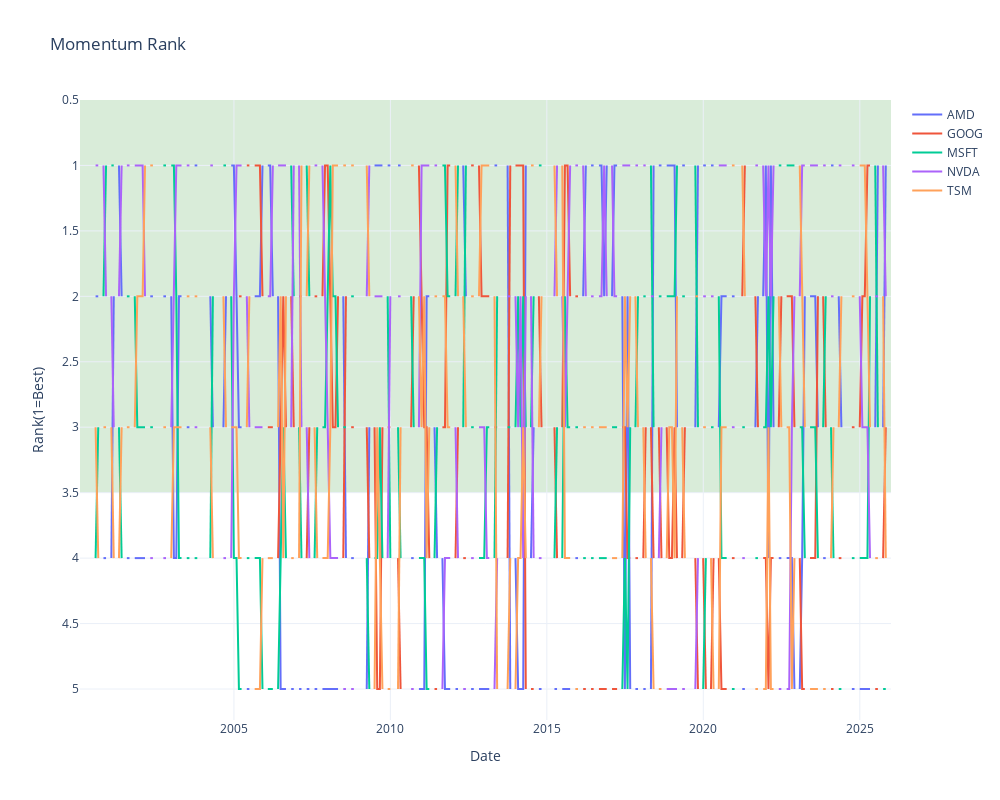
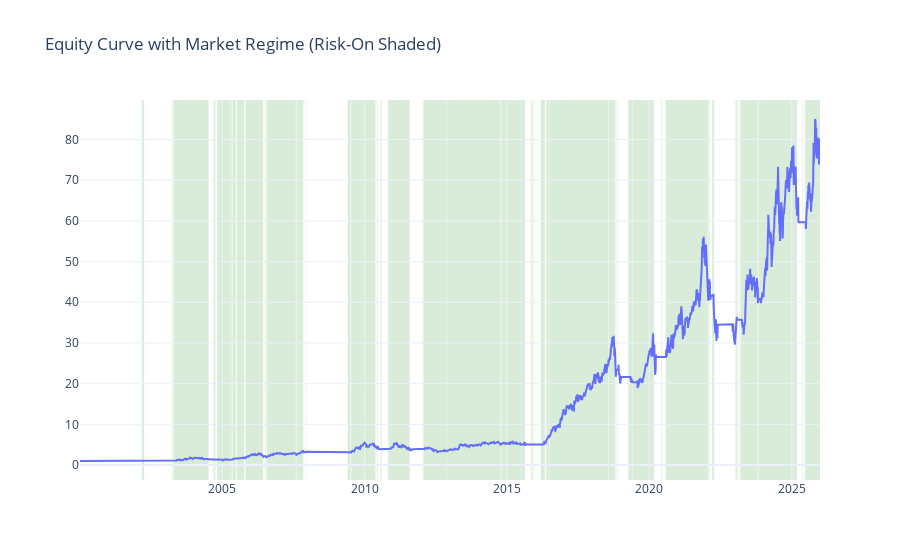

The notebook cell these images were saved under, in order:
### Code cell
strategy_tech.plot_market_regime(3)

### Figure 1 — Plotly figure (JSON) as saved in the notebook; plotly's stock layout.template omitted (floating-point values rounded to 4 significant figures; data arrays with more than 128 entries replaced by an {"elided": "..."} marker saying what was removed)
{"data": [{"mode": "lines", "name": "AMD", "type": "scatter", "x": {"elided": "312 str values"}, "y": {"elided": "312 float values"}}, {"mode": "lines", "name": "GOOG", "type": "scatter", "x": {"elided": "312 str values"}, "y": {"elided": "312 float values"}}, {"mode": "lines", "name": "MSFT", "type": "scatter", "x": {"elided": "312 str values"}, "y": {"elided": "312 float values"}}, {"mode": "lines", "name": "NVDA", "type": "scatter", "x": {"elided": "312 str values"}, "y": {"elided": "312 float values"}}, {"mode": "lines", "name": "TSM", "type": "scatter", "x": {"elided": "312 str values"}, "y": {"elided": "312 float values"}}], "layout": {"autosize": false, "height": 800, "hovermode": "x unified", "shapes": [{"fillcolor": "green", "layer": "below", "line": {"width": 0}, "opacity": 0.15, "type": "rect", "x0": 0, "x1": 1, "xref": "x domain", "y0": 0.5, "y1": 3.5, "yref": "y"}], "title": {"text": "Momentum Rank"}, "width": 1000, "xaxis": {"title": {"text": "Date"}}, "yaxis": {"autorange": "reversed", "title": {"text": "Rank(1=Best)"}}}}

### Figure 2 — Plotly figure (JSON) as saved in the notebook; plotly's stock layout.template omitted (floating-point values rounded to 4 significant figures; data arrays with more than 128 entries replaced by an {"elided": "..."} marker saying what was removed)
{"data": [{"line": {"width": 2}, "name": "Equity Curve", "type": "scatter", "x": {"elided": "6538 str values"}, "y": {"elided": "6538 float values"}}], "layout": {"hovermode": "x unified", "shapes": [{"fillcolor": "green", "layer": "below", "line": {"width": 0}, "opacity": 0.15, "type": "rect", "x0": "2002-03-06T00:00:00", "x1": "2002-03-25T00:00:00", "xref": "x", "y0": 0, "y1": 1, "yref": "y domain"}, {"fillcolor": "green", "layer": "below", "line": {"width": 0}, "opacity": 0.15, "type": "rect", "x0": "2002-03-26T00:00:00", "x1": "2002-04-03T00:00:00", "xref": "x", "y0": 0, "y1": 1, "yref": "y domain"}, {"fillcolor": "green", "layer": "below", "line": {"width": 0}, "opacity": 0.15, "type": "rect", "x0": "2002-04-10T00:00:00", "x1": "2002-04-11T00:00:00", "xref": "x", "y0": 0, "y1": 1, "yref": "y domain"}, {"fillcolor": "green", "layer": "below", "line": {"width": 0}, "opacity": 0.15, "type": "rect", "x0": "2002-04-16T00:00:00", "x1": "2002-04-17T00:00:00", "xref": "x", "y0": 0, "y1": 1, "yref": "y domain"}, {"fillcolor": "green", "layer": "below", "line": {"width": 0}, "opacity": 0.15, "type": "rect", "x0": "2003-03-21T00:00:00", "x1": "2003-03-24T00:00:00", "xref": "x", "y0": 0, "y1": 1, "yref": "y domain"}, {"fillcolor": "green", "layer": "below", "line": {"width": 0}, "opacity": 0.15, "type": "rect", "x0": "2003-04-04T00:00:00", "x1": "2003-04-07T00:00:00", "xref": "x", "y0": 0, "y1": 1, "yref": "y domain"}, {"fillcolor": "green", "layer": "below", "line": {"width": 0}, "opacity": 0.15, "type": "rect", "x0": "2003-04-08T00:00:00", "x1": "2003-04-09T00:00:00", "xref": "x", "y0": 0, "y1": 1, "yref": "y domain"}, {"fillcolor": "green", "layer": "below", "line": {"width": 0}, "opacity": 0.15, "type": "rect", "x0": "2003-04-14T00:00:00", "x1": "2004-07-08T00:00:00", "xref": "x", "y0": 0, "y1": 1, "yref": "y domain"}, {"fillcolor": "green", "layer": "below", "line": {"width": 0}, "opacity": 0.15, "type": "rect", "x0": "2004-07-13T00:00:00", "x1": "2004-07-14T00:00:00", "xref": "x", "y0": 0, "y1": 1, "yref": "y domain"}, {"fillcolor": "green", "layer": "below", "line": {"width": 0}, "opacity": 0.15, "type": "rect", "x0": "2004-09-09T00:00:00", "x1": "2004-09-23T00:00:00", "xref": "x", "y0": 0, "y1": 1, "yref": "y domain"}, {"fillcolor": "green", "layer": "below", "line": {"width": 0}, "opacity": 0.15, "type": "rect", "x0": "2004-09-24T00:00:00", "x1": "2004-09-27T00:00:00", "xref": "x", "y0": 0, "y1": 1, "yref": "y domain"}, {"fillcolor": "green", "layer": "below", "line": {"width": 0}, "opacity": 0.15, "type": "rect", "x0": "2004-10-01T00:00:00", "x1": "2004-10-05T00:00:00", "xref": "x", "y0": 0, "y1": 1, "yref": "y domain"}, {"fillcolor": "green", "layer": "below", "line": {"width": 0}, "opacity": 0.15, "type": "rect", "x0": "2004-10-06T00:00:00", "x1": "2004-10-07T00:00:00", "xref": "x", "y0": 0, "y1": 1, "yref": "y domain"}, {"fillcolor": "green", "layer": "below", "line": {"width": 0}, "opacity": 0.15, "type": "rect", "x0": "2004-10-12T00:00:00", "x1": "2004-10-13T00:00:00", "xref": "x", "y0": 0, "y1": 1, "yref": "y domain"}, {"fillcolor": "green", "layer": "below", "line": {"width": 0}, "opacity": 0.15, "type": "rect", "x0": "2004-10-27T00:00:00", "x1": "2005-04-15T00:00:00", "xref": "x", "y0": 0, "y1": 1, "yref": "y domain"}, {"fillcolor": "green", "layer": "below", "line": {"width": 0}, "opacity": 0.15, "type": "rect", "x0": "2005-04-19T00:00:00", "x1": "2005-04-20T00:00:00", "xref": "x", "y0": 0, "y1": 1, "yref": "y domain"}, {"fillcolor": "green", "layer": "below", "line": {"width": 0}, "opacity": 0.15, "type": "rect", "x0": "2005-04-21T00:00:00", "x1": "2005-04-28T00:00:00", "xref": "x", "y0": 0, "y1": 1, "yref": "y domain"}, {"fillcolor": "green", "layer": "below", "line": {"width": 0}, "opacity": 0.15, "type": "rect", "x0": "2005-04-29T00:00:00", "x1": "2005-05-13T00:00:00", "xref": "x", "y0": 0, "y1": 1, "yref": "y domain"}, {"fillcolor": "green", "layer": "below", "line": {"width": 0}, "opacity": 0.15, "type": "rect", "x0": "2005-05-18T00:00:00", "x1": "2005-06-24T00:00:00", "xref": "x", "y0": 0, "y1": 1, "yref": "y domain"}, {"fillcolor": "green", "layer": "below", "line": {"width": 0}, "opacity": 0.15, "type": "rect", "x0": "2005-07-05T00:00:00", "x1": "2005-10-06T00:00:00", "xref": "x", "y0": 0, "y1": 1, "yref": "y domain"}, {"fillcolor": "green", "layer": "below", "line": {"width": 0}, "opacity": 0.15, "type": "rect", "x0": "2005-10-07T00:00:00", "x1": "2005-10-10T00:00:00", "xref": "x", "y0": 0, "y1": 1, "yref": "y domain"}, {"fillcolor": "green", "layer": "below", "line": {"width": 0}, "opacity": 0.15, "type": "rect", "x0": "2005-10-19T00:00:00", "x1": "2005-10-20T00:00:00", "xref": "x", "y0": 0, "y1": 1, "yref": "y domain"}, {"fillcolor": "green", "layer": "below", "line": {"width": 0}, "opacity": 0.15, "type": "rect", "x0": "2005-10-24T00:00:00", "x1": "2005-10-27T00:00:00", "xref": "x", "y0": 0, "y1": 1, "yref": "y domain"}, {"fillcolor": "green", "layer": "below", "line": {"width": 0}, "opacity": 0.15, "type": "rect", "x0": "2005-10-28T00:00:00", "x1": "2006-06-09T00:00:00", "xref": "x", "y0": 0, "y1": 1, "yref": "y domain"}, {"fillcolor": "green", "layer": "below", "line": {"width": 0}, "opacity": 0.15, "type": "rect", "x0": "2006-06-29T00:00:00", "x1": "2006-07-10T00:00:00", "xref": "x", "y0": 0, "y1": 1, "yref": "y domain"}, {"fillcolor": "green", "layer": "below", "line": {"width": 0}, "opacity": 0.15, "type": "rect", "x0": "2006-07-24T00:00:00", "x1": "2007-08-03T00:00:00", "xref": "x", "y0": 0, "y1": 1, "yref": "y domain"}, {"fillcolor": "green", "layer": "below", "line": {"width": 0}, "opacity": 0.15, "type": "rect", "x0": "2007-08-06T00:00:00", "x1": "2007-08-14T00:00:00", "xref": "x", "y0": 0, "y1": 1, "yref": "y domain"}, {"fillcolor": "green", "layer": "below", "line": {"width": 0}, "opacity": 0.15, "type": "rect", "x0": "2007-08-17T00:00:00", "x1": "2007-08-20T00:00:00", "xref": "x", "y0": 0, "y1": 1, "yref": "y domain"}, {"fillcolor": "green", "layer": "below", "line": {"width": 0}, "opacity": 0.15, "type": "rect", "x0": "2007-08-21T00:00:00", "x1": "2007-08-28T00:00:00", "xref": "x", "y0": 0, "y1": 1, "yref": "y domain"}, {"fillcolor": "green", "layer": "below", "line": {"width": 0}, "opacity": 0.15, "type": "rect", "x0": "2007-08-29T00:00:00", "x1": "2007-11-07T00:00:00", "xref": "x", "y0": 0, "y1": 1, "yref": "y domain"}, {"fillcolor": "green", "layer": "below", "line": {"width": 0}, "opacity": 0.15, "type": "rect", "x0": "2007-12-05T00:00:00", "x1": "2007-12-11T00:00:00", "xref": "x", "y0": 0, "y1": 1, "yref": "y domain"}, {"fillcolor": "green", "layer": "below", "line": {"width": 0}, "opacity": 0.15, "type": "rect", "x0": "2007-12-24T00:00:00", "x1": "2007-12-27T00:00:00", "xref": "x", "y0": 0, "y1": 1, "yref": "y domain"}, {"fillcolor": "green", "layer": "below", "line": {"width": 0}, "opacity": 0.15, "type": "rect", "x0": "2009-05-29T00:00:00", "x1": "2009-07-06T00:00:00", "xref": "x", "y0": 0, "y1": 1, "yref": "y domain"}, {"fillcolor": "green", "layer": "below", "line": {"width": 0}, "opacity": 0.15, "type": "rect", "x0": "2009-07-13T00:00:00", "x1": "2010-05-20T00:00:00", "xref": "x", "y0": 0, "y1": 1, "yref": "y domain"}, {"fillcolor": "green", "layer": "below", "line": {"width": 0}, "opacity": 0.15, "type": "rect", "x0": "2010-05-27T00:00:00", "x1": "2010-05-28T00:00:00", "xref": "x", "y0": 0, "y1": 1, "yref": "y domain"}, {"fillcolor": "green", "layer": "below", "line": {"width": 0}, "opacity": 0.15, "type": "rect", "x0": "2010-06-02T00:00:00", "x1": "2010-06-04T00:00:00", "xref": "x", "y0": 0, "y1": 1, "yref": "y domain"}, {"fillcolor": "green", "layer": "below", "line": {"width": 0}, "opacity": 0.15, "type": "rect", "x0": "2010-06-15T00:00:00", "x1": "2010-06-22T00:00:00", "xref": "x", "y0": 0, "y1": 1, "yref": "y domain"}, {"fillcolor": "green", "layer": "below", "line": {"width": 0}, "opacity": 0.15, "type": "rect", "x0": "2010-07-26T00:00:00", "x1": "2010-07-29T00:00:00", "xref": "x", "y0": 0, "y1": 1, "yref": "y domain"}, {"fillcolor": "green", "layer": "below", "line": {"width": 0}, "opacity": 0.15, "type": "rect", "x0": "2010-08-02T00:00:00", "x1": "2010-08-11T00:00:00", "xref": "x", "y0": 0, "y1": 1, "yref": "y domain"}, {"fillcolor": "green", "layer": "below", "line": {"width": 0}, "opacity": 0.15, "type": "rect", "x0": "2010-10-25T00:00:00", "x1": "2010-10-27T00:00:00", "xref": "x", "y0": 0, "y1": 1, "yref": "y domain"}, {"fillcolor": "green", "layer": "below", "line": {"width": 0}, "opacity": 0.15, "type": "rect", "x0": "2010-10-28T00:00:00", "x1": "2010-10-29T00:00:00", "xref": "x", "y0": 0, "y1": 1, "yref": "y domain"}, {"fillcolor": "green", "layer": "below", "line": {"width": 0}, "opacity": 0.15, "type": "rect", "x0": "2010-11-01T00:00:00", "x1": "2011-08-02T00:00:00", "xref": "x", "y0": 0, "y1": 1, "yref": "y domain"}, {"fillcolor": "green", "layer": "below", "line": {"width": 0}, "opacity": 0.15, "type": "rect", "x0": "2012-01-12T00:00:00", "x1": "2012-01-13T00:00:00", "xref": "x", "y0": 0, "y1": 1, "yref": "y domain"}, {"fillcolor": "green", "layer": "below", "line": {"width": 0}, "opacity": 0.15, "type": "rect", "x0": "2012-01-17T00:00:00", "x1": "2012-01-18T00:00:00", "xref": "x", "y0": 0, "y1": 1, "yref": "y domain"}, {"fillcolor": "green", "layer": "below", "line": {"width": 0}, "opacity": 0.15, "type": "rect", "x0": "2012-01-19T00:00:00", "x1": "2012-01-20T00:00:00", "xref": "x", "y0": 0, "y1": 1, "yref": "y domain"}, {"fillcolor": "green", "layer": "below", "line": {"width": 0}, "opacity": 0.15, "type": "rect", "x0": "2012-01-25T00:00:00", "x1": "2012-11-14T00:00:00", "xref": "x", "y0": 0, "y1": 1, "yref": "y domain"}, {"fillcolor": "green", "layer": "below", "line": {"width": 0}, "opacity": 0.15, "type": "rect", "x0": "2012-11-19T00:00:00", "x1": "2014-10-13T00:00:00", "xref": "x", "y0": 0, "y1": 1, "yref": "y domain"}, {"fillcolor": "green", "layer": "below", "line": {"width": 0}, "opacity": 0.15, "type": "rect", "x0": "2014-10-20T00:00:00", "x1": "2015-06-29T00:00:00", "xref": "x", "y0": 0, "y1": 1, "yref": "y domain"}, {"fillcolor": "green", "layer": "below", "line": {"width": 0}, "opacity": 0.15, "type": "rect", "x0": "2015-07-01T00:00:00", "x1": "2015-08-20T00:00:00", "xref": "x", "y0": 0, "y1": 1, "yref": "y domain"}, {"fillcolor": "green", "layer": "below", "line": {"width": 0}, "opacity": 0.15, "type": "rect", "x0": "2015-10-28T00:00:00", "x1": "2015-10-30T00:00:00", "xref": "x", "y0": 0, "y1": 1, "yref": "y domain"}, {"fillcolor": "green", "layer": "below", "line": {"width": 0}, "opacity": 0.15, "type": "rect", "x0": "2015-11-02T00:00:00", "x1": "2015-11-11T00:00:00", "xref": "x", "y0": 0, "y1": 1, "yref": "y domain"}, {"fillcolor": "green", "layer": "below", "line": {"width": 0}, "opacity": 0.15, "type": "rect", "x0": "2015-11-20T00:00:00", "x1": "2015-11-23T00:00:00", "xref": "x", "y0": 0, "y1": 1, "yref": "y domain"}, {"fillcolor": "green", "layer": "below", "line": {"width": 0}, "opacity": 0.15, "type": "rect", "x0": "2015-11-25T00:00:00", "x1": "2015-11-30T00:00:00", "xref": "x", "y0": 0, "y1": 1, "yref": "y domain"}, {"fillcolor": "green", "layer": "below", "line": {"width": 0}, "opacity": 0.15, "type": "rect", "x0": "2015-12-01T00:00:00", "x1": "2015-12-03T00:00:00", "xref": "x", "y0": 0, "y1": 1, "yref": "y domain"}, {"fillcolor": "green", "layer": "below", "line": {"width": 0}, "opacity": 0.15, "type": "rect", "x0": "2015-12-04T00:00:00", "x1": "2015-12-08T00:00:00", "xref": "x", "y0": 0, "y1": 1, "yref": "y domain"}, {"fillcolor": "green", "layer": "below", "line": {"width": 0}, "opacity": 0.15, "type": "rect", "x0": "2015-12-28T00:00:00", "x1": "2015-12-31T00:00:00", "xref": "x", "y0": 0, "y1": 1, "yref": "y domain"}, {"fillcolor": "green", "layer": "below", "line": {"width": 0}, "opacity": 0.15, "type": "rect", "x0": "2016-03-11T00:00:00", "x1": "2016-04-29T00:00:00", "xref": "x", "y0": 0, "y1": 1, "yref": "y domain"}, {"fillcolor": "green", "layer": "below", "line": {"width": 0}, "opacity": 0.15, "type": "rect", "x0": "2016-05-02T00:00:00", "x1": "2016-05-04T00:00:00", "xref": "x", "y0": 0, "y1": 1, "yref": "y domain"}, {"fillcolor": "green", "layer": "below", "line": {"width": 0}, "opacity": 0.15, "type": "rect", "x0": "2016-05-10T00:00:00", "x1": "2016-05-13T00:00:00", "xref": "x", "y0": 0, "y1": 1, "yref": "y domain"}, {"fillcolor": "green", "layer": "below", "line": {"width": 0}, "opacity": 0.15, "type": "rect", "x0": "2016-05-16T00:00:00", "x1": "2016-05-20T00:00:00", "xref": "x", "y0": 0, "y1": 1, "yref": "y domain"}, {"fillcolor": "green", "layer": "below", "line": {"width": 0}, "opacity": 0.15, "type": "rect", "x0": "2016-05-24T00:00:00", "x1": "2016-06-24T00:00:00", "xref": "x", "y0": 0, "y1": 1, "yref": "y domain"}, {"fillcolor": "green", "layer": "below", "line": {"width": 0}, "opacity": 0.15, "type": "rect", "x0": "2016-06-28T00:00:00", "x1": "2018-07-23T00:00:00", "xref": "x", "y0": 0, "y1": 1, "yref": "y domain"}, {"fillcolor": "green", "layer": "below", "line": {"width": 0}, "opacity": 0.15, "type": "rect", "x0": "2018-07-24T00:00:00", "x1": "2018-07-27T00:00:00", "xref": "x", "y0": 0, "y1": 1, "yref": "y domain"}, {"fillcolor": "green", "layer": "below", "line": {"width": 0}, "opacity": 0.15, "type": "rect", "x0": "2018-07-31T00:00:00", "x1": "2018-10-11T00:00:00", "xref": "x", "y0": 0, "y1": 1, "yref": "y domain"}, {"fillcolor": "green", "layer": "below", "line": {"width": 0}, "opacity": 0.15, "type": "rect", "x0": "2018-10-12T00:00:00", "x1": "2018-10-23T00:00:00", "xref": "x", "y0": 0, "y1": 1, "yref": "y domain"}, {"fillcolor": "green", "layer": "below", "line": {"width": 0}, "opacity": 0.15, "type": "rect", "x0": "2018-11-06T00:00:00", "x1": "2018-11-12T00:00:00", "xref": "x", "y0": 0, "y1": 1, "yref": "y domain"}, {"fillcolor": "green", "layer": "below", "line": {"width": 0}, "opacity": 0.15, "type": "rect", "x0": "2018-11-28T00:00:00", "x1": "2018-11-29T00:00:00", "xref": "x", "y0": 0, "y1": 1, "yref": "y domain"}, {"fillcolor": "green", "layer": "below", "line": {"width": 0}, "opacity": 0.15, "type": "rect", "x0": "2018-11-30T00:00:00", "x1": "2018-12-04T00:00:00", "xref": "x", "y0": 0, "y1": 1, "yref": "y domain"}, {"fillcolor": "green", "layer": "below", "line": {"width": 0}, "opacity": 0.15, "type": "rect", "x0": "2019-04-08T00:00:00", "x1": "2019-05-31T00:00:00", "xref": "x", "y0": 0, "y1": 1, "yref": "y domain"}, {"fillcolor": "green", "layer": "below", "line": {"width": 0}, "opacity": 0.15, "type": "rect", "x0": "2019-06-04T00:00:00", "x1": "2020-02-27T00:00:00", "xref": "x", "y0": 0, "y1": 1, "yref": "y domain"}, {"fillcolor": "green", "layer": "below", "line": {"width": 0}, "opacity": 0.15, "type": "rect", "x0": "2020-03-02T00:00:00", "x1": "2020-03-03T00:00:00", "xref": "x", "y0": 0, "y1": 1, "yref": "y domain"}, {"fillcolor": "green", "layer": "below", "line": {"width": 0}, "opacity": 0.15, "type": "rect", "x0": "2020-03-04T00:00:00", "x1": "2020-03-05T00:00:00", "xref": "x", "y0": 0, "y1": 1, "yref": "y domain"}, {"fillcolor": "green", "layer": "below", "line": {"width": 0}, "opacity": 0.15, "type": "rect", "x0": "2020-06-03T00:00:00", "x1": "2020-06-11T00:00:00", "xref": "x", "y0": 0, "y1": 1, "yref": "y domain"}, {"fillcolor": "green", "layer": "below", "line": {"width": 0}, "opacity": 0.15, "type": "rect", "x0": "2020-07-27T00:00:00", "x1": "2020-07-28T00:00:00", "xref": "x", "y0": 0, "y1": 1, "yref": "y domain"}, {"fillcolor": "green", "layer": "below", "line": {"width": 0}, "opacity": 0.15, "type": "rect", "x0": "2020-07-29T00:00:00", "x1": "2020-07-30T00:00:00", "xref": "x", "y0": 0, "y1": 1, "yref": "y domain"}, {"fillcolor": "green", "layer": "below", "line": {"width": 0}, "opacity": 0.15, "type": "rect", "x0": "2020-07-31T00:00:00", "x1": "2022-01-21T00:00:00", "xref": "x", "y0": 0, "y1": 1, "yref": "y domain"}, {"fillcolor": "green", "layer": "below", "line": {"width": 0}, "opacity": 0.15, "type": "rect", "x0": "2022-01-24T00:00:00", "x1": "2022-01-25T00:00:00", "xref": "x", "y0": 0, "y1": 1, "yref": "y domain"}, {"fillcolor": "green", "layer": "below", "line": {"width": 0}, "opacity": 0.15, "type": "rect", "x0": "2022-01-28T00:00:00", "x1": "2022-02-11T00:00:00", "xref": "x", "y0": 0, "y1": 1, "yref": "y domain"}, {"fillcolor": "green", "layer": "below", "line": {"width": 0}, "opacity": 0.15, "type": "rect", "x0": "2022-02-15T00:00:00", "x1": "2022-02-17T00:00:00", "xref": "x", "y0": 0, "y1": 1, "yref": "y domain"}, {"fillcolor": "green", "layer": "below", "line": {"width": 0}, "opacity": 0.15, "type": "rect", "x0": "2022-03-18T00:00:00", "x1": "2022-04-11T00:00:00", "xref": "x", "y0": 0, "y1": 1, "yref": "y domain"}, {"fillcolor": "green", "layer": "below", "line": {"width": 0}, "opacity": 0.15, "type": "rect", "x0": "2022-11-30T00:00:00", "x1": "2022-12-01T00:00:00", "xref": "x", "y0": 0, "y1": 1, "yref": "y domain"}, {"fillcolor": "green", "layer": "below", "line": {"width": 0}, "opacity": 0.15, "type": "rect", "x0": "2022-12-13T00:00:00", "x1": "2022-12-14T00:00:00", "xref": "x", "y0": 0, "y1": 1, "yref": "y domain"}, {"fillcolor": "green", "layer": "below", "line": {"width": 0}, "opacity": 0.15, "type": "rect", "x0": "2023-01-11T00:00:00", "x1": "2023-01-18T00:00:00", "xref": "x", "y0": 0, "y1": 1, "yref": "y domain"}, {"fillcolor": "green", "layer": "below", "line": {"width": 0}, "opacity": 0.15, "type": "rect", "x0": "2023-01-20T00:00:00", "x1": "2023-01-30T00:00:00", "xref": "x", "y0": 0, "y1": 1, "yref": "y domain"}, {"fillcolor": "green", "layer": "below", "line": {"width": 0}, "opacity": 0.15, "type": "rect", "x0": "2023-02-01T00:00:00", "x1": "2023-02-06T00:00:00", "xref": "x", "y0": 0, "y1": 1, "yref": "y domain"}, {"fillcolor": "green", "layer": "below", "line": {"width": 0}, "opacity": 0.15, "type": "rect", "x0": "2023-02-07T00:00:00", "x1": "2023-02-09T00:00:00", "xref": "x", "y0": 0, "y1": 1, "yref": "y domain"}, {"fillcolor": "green", "layer": "below", "line": {"width": 0}, "opacity": 0.15, "type": "rect", "x0": "2023-03-02T00:00:00", "x1": "2023-03-09T00:00:00", "xref": "x", "y0": 0, "y1": 1, "yref": "y domain"}, {"fillcolor": "green", "layer": "below", "line": {"width": 0}, "opacity": 0.15, "type": "rect", "x0": "2023-03-16T00:00:00", "x1": "2023-10-25T00:00:00", "xref": "x", "y0": 0, "y1": 1, "yref": "y domain"}, {"fillcolor": "green", "layer": "below", "line": {"width": 0}, "opacity": 0.15, "type": "rect", "x0": "2023-11-01T00:00:00", "x1": "2025-03-10T00:00:00", "xref": "x", "y0": 0, "y1": 1, "yref": "y domain"}, {"fillcolor": "green", "layer": "below", "line": {"width": 0}, "opacity": 0.15, "type": "rect", "x0": "2025-03-24T00:00:00", "x1": "2025-03-26T00:00:00", "xref": "x", "y0": 0, "y1": 1, "yref": "y domain"}, {"fillcolor": "green", "layer": "below", "line": {"width": 0}, "opacity": 0.15, "type": "rect", "x0": "2025-05-16T00:00:00", "x1": "2025-05-22T00:00:00", "xref": "x", "y0": 0, "y1": 1, "yref": "y domain"}, {"fillcolor": "green", "layer": "below", "line": {"width": 0}, "opacity": 0.15, "type": "rect", "x0": "2025-05-27T00:00:00", "x1": "2025-05-28T00:00:00", "xref": "x", "y0": 0, "y1": 1, "yref": "y domain"}, {"fillcolor": "green", "layer": "below", "line": {"width": 0}, "opacity": 0.15, "type": "rect", "x0": "2025-06-03T00:00:00", "x1": "2025-06-04T00:00:00", "xref": "x", "y0": 0, "y1": 1, "yref": "y domain"}, {"fillcolor": "green", "layer": "below", "line": {"width": 0}, "opacity": 0.15, "type": "rect", "x0": "2025-06-10T00:00:00", "x1": "2025-06-11T00:00:00", "xref": "x", "y0": 0, "y1": 1, "yref": "y domain"}, {"fillcolor": "green", "layer": "below", "line": {"width": 0}, "opacity": 0.15, "type": "rect", "x0": "2025-06-12T00:00:00", "x1": "2025-06-13T00:00:00", "xref": "x", "y0": 0, "y1": 1, "yref": "y domain"}, {"fillcolor": "green", "layer": "below", "line": {"width": 0}, "opacity": 0.15, "type": "rect", "x0": "2025-06-23T00:00:00", "x1": "2025-12-30T00:00:00", "xref": "x", "y0": 0, "y1": 1, "yref": "y domain"}], "title": {"text": "Equity Curve with Market Regime (Risk-On Shaded)"}}}
